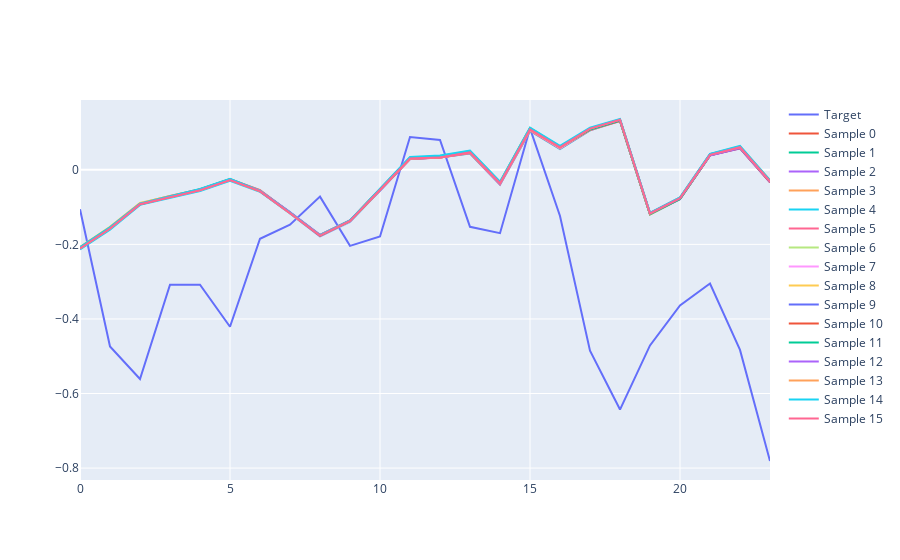

Notebook cell for this chart:
### Code cell
import plotly.graph_objects as go
batch_index = 13
traces = []
traces.append({"y": sample_target.cpu().numpy()[batch_index], "name": "Target"})
for i, sample in enumerate(samples):
    traces.append({"y": sample[batch_index], "name": f"Sample {i}"})

go.Figure(data=traces)
